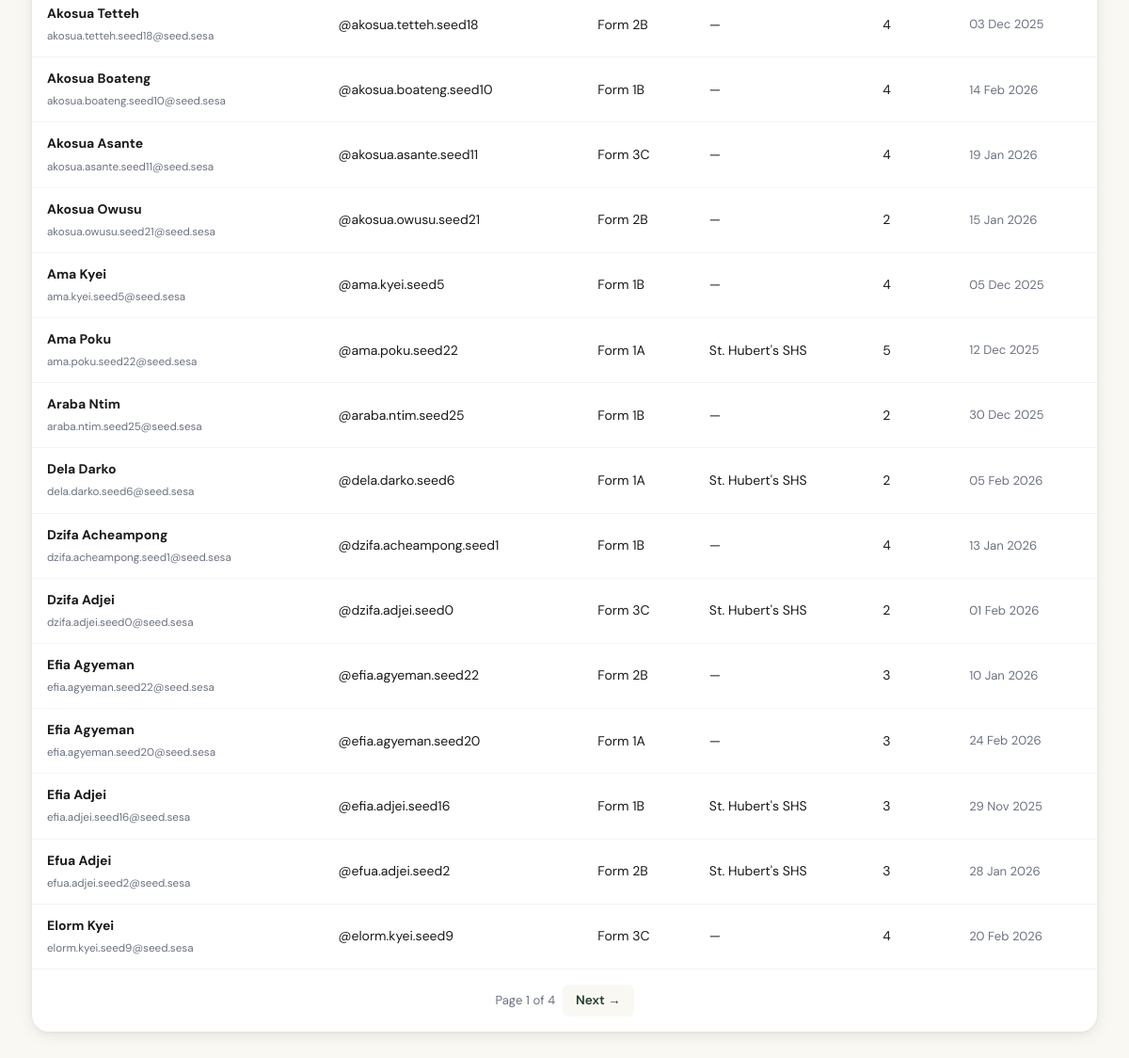
The page /school/6/students (signed in, lower part) on the database as committed earlier.
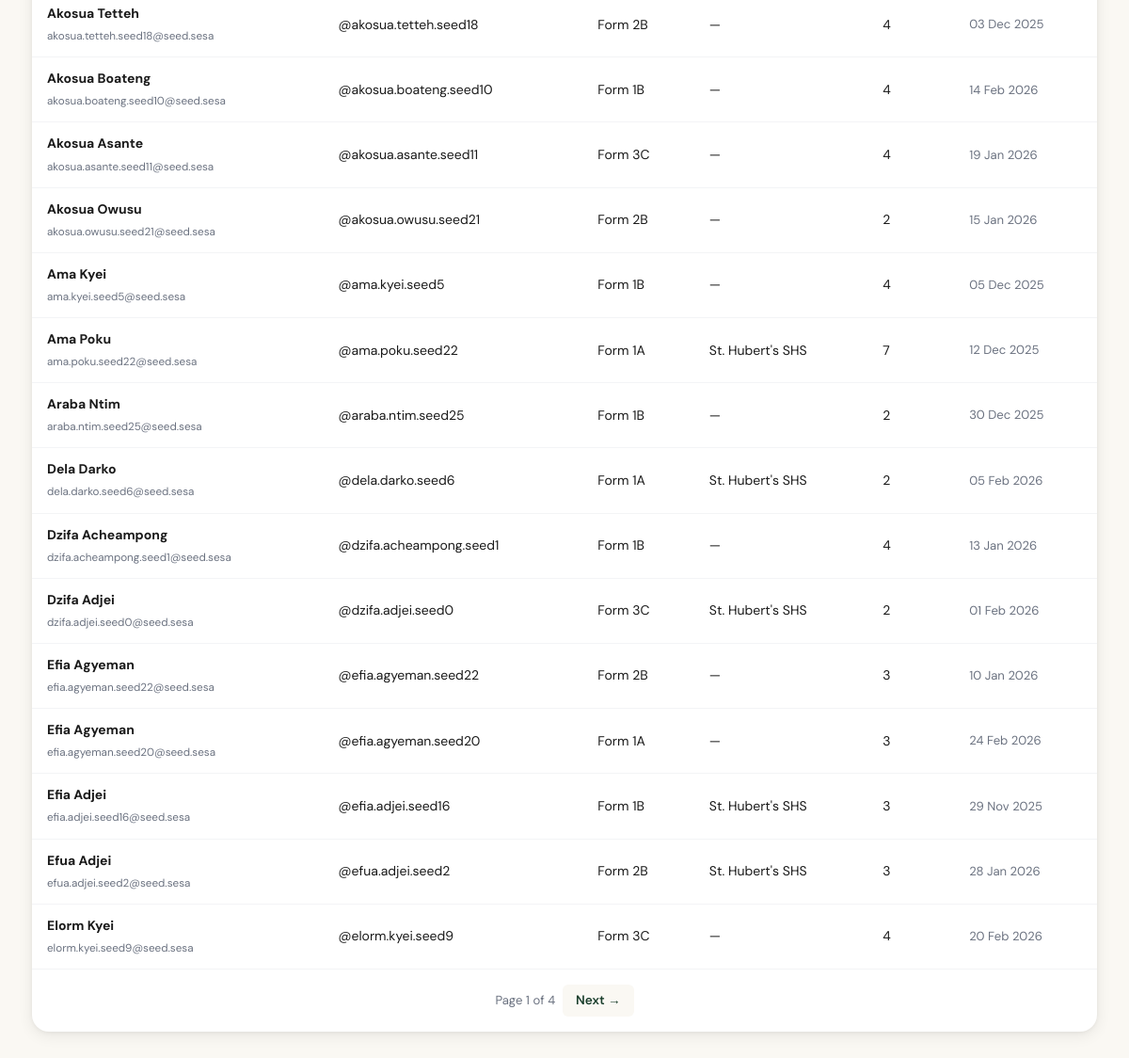
The same page on the database as committed later.
### app/models/account.py (models this page shows, shortened)
class Accounts(UserMixin, db.Model):
    __tablename__ = 'accounts'
    id = db.Column(db.Integer, primary_key=True)
    fname = db.Column(db.String(100), nullable=False)
    lname = db.Column(db.String(100), nullable=False)
    email = db.Column(db.String(120), unique=True, nullable=False, index=True)
    username = db.Column(db.String(50), unique=True, nullable=False, index=True)
    password = db.Column(db.String(256), nullable=False)
    school_name = db.Column(db.String(200), nullable=True)
    gender = db.Column(db.String(20), nullable=True)
    birthdate = db.Column(db.Date, nullable=True)
    last_login = db.Column(db.DateTime, nullable=True)
    created_at = db.Column(db.DateTime, default=lambda: datetime.now(timezone.utc))
    school_id = db.Column(
        db.Integer,
        db.ForeignKey('school.id', ondelete='CASCADE', name='fk_accounts_school_id'),
        nullable=True,
        index=True
    )
    class_group = db.Column(db.String(50), nullable=True)   # e.g. "Form 2A", "JHS 3B"
    is_admin = db.Column(db.Boolean, default=False, nullable=False)
    is_counsellor = db.Column(db.Boolean, default=False, server_default='0', nullable=False)
    failed_attempts = db.Column(db.Integer, default=0, server_default='0', nullable=False)
    locked_until = db.Column(db.DateTime, nullable=True)  # NULL = not locked
    phone = db.Column(db.String(20), nullable=True)
    consent_given = db.Column(db.Boolean, default=False, nullable=False, server_default='0')
    consent_given_at = db.Column(db.DateTime, nullable=True)
    consent_version = db.Column(db.String(10), nullable=True)  # e.g. 'v1.0'
    test_results = db.relationship(
        'TestResult',
        backref='account',
        lazy='dynamic',
        cascade='all, delete-orphan'
    )
    @property
    def is_super_admin(self):
        return self.is_admin
    LOCKOUT_THRESHOLD = 5      # failed attempts before lockout
    LOCKOUT_MINUTES   = 15     # minutes locked after threshold reached

### app/routes/main.py (the view)
@main_bp.route('/school/<int:school_id>/students')
def school_students(school_id):
    school = _get_school_from_session()
    if current_user.is_authenticated and current_user.is_super_admin:
        school = School.query.get_or_404(school_id)
    elif school and school.id == school_id:
        pass
    else:
        flash('Please log in as a school administrator.', 'warning')
        return redirect(url_for('auth.school_login'))
    accounts_q = (Accounts.query
                  .filter_by(school_id=school.id)
                  .order_by(Accounts.fname))
    total_students = accounts_q.count()
    student_page = request.args.get('student_page', 1, type=int)
    students_pagination = accounts_q.paginate(page=student_page, per_page=25, error_out=False)
    return render_template(
        'main/school_students.html',
        school=school,
        students_pagination=students_pagination,
        total_students=total_students,
    )

### app/__init__.py (called while the page is built)
def _init_extensions(app: Flask) -> None:
    app.config.setdefault("SQLALCHEMY_ENGINE_OPTIONS", {}).update({
        "pool_pre_ping": True,   # test connection before using it
        "pool_recycle":  300,    # recycle connections every 5 minutes
        "pool_size":     5,      # max persistent connections
        "max_overflow":  2,      # extra connections under load
    })
    db.init_app(app)
    migrate.init_app(app, db)
    csrf.init_app(app)
    login_manager.init_app(app)
    limiter.init_app(app)
    from app.models.account import Accounts
    from app.models.quiz_session import QuizSession  # noqa: F401
    from app.models.counsellor_profile import CounsellorProfile  # noqa: F401
    @login_manager.user_loader
    def load_user(user_id: str):
        return Accounts.query.get(int(user_id))

### app/routes/main.py (called while the page is built)
def _get_school_from_session():
    school_id = session.get('school_id')
    return School.query.get(school_id) if school_id else None

### app/templates/main/school_students.html (shortened to what this page needs)
{% extends 'base.html' %}
{% block body %}
<div class="container" style="padding-bottom: 48px;">
  <div class="section">
    <div class="card">
      <div class="table-wrapper">
        <table class="table">
          <tbody>
            {% for acc in students_pagination.items %}
            <tr>
              <td data-label="Name"><strong>{{ acc.fname }} {{ acc.lname }}</strong><br><small style="color:var(--gray-500)">{{ acc.email or '—' }}</small></td>
              <td data-label="Username">@{{ acc.username }}</td>
              <td data-label="Class">{{ acc.class_group or '—' }}</td>
              <td data-label="School">{{ acc.school_name if acc.school_name else '—' }}</td>
              <td data-label="Tests">{{ acc.test_results.count() }}</td>
              <td data-label="Joined" style="color:var(--gray-500); font-size:0.82rem;">{{ acc.created_at.strftime('%d %b %Y') }}</td>
            </tr>
            {% endfor %}
          </tbody>
        </table>
      </div>
      {% if students_pagination.pages > 1 %}
      <div style="display:flex; justify-content:center; align-items:center; gap:8px; padding:16px; border-top:1px solid var(--gray-100);">
        <span style="font-size:0.82rem; color:var(--gray-500);">Page {{ students_pagination.page }} of {{ students_pagination.pages }}</span>
        {% if students_pagination.has_next %}
          <a href="{{ url_for('main.school_students', school_id=school.id, student_page=students_pagination.next_num) }}"
             style="padding:6px 14px; border-radius:6px; background:var(--ivory); color:var(--green-800); text-decoration:none; font-size:0.85rem; font-weight:600;">Next →</a>
        {% endif %}
      </div>
      {% endif %}
    </div>
  </div>
</div>
{% endblock %}

Rows that differ between the two databases and show on the page:
changed Accounts "Poku": test_results.count "5" → "7"
